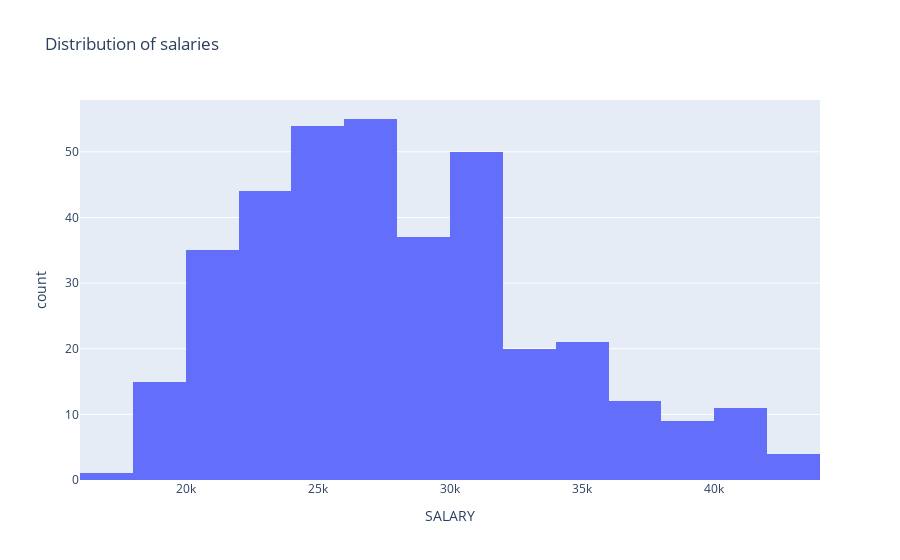

The notebook cell saved with this chart:
### Markdown cell above
First we may want to know which amounts of salary appear how often amongst the 474 observations.

### Code cell
fig = plx.histogram(df,
    x = "SALARY",
    title = "Distribution of salaries"
)
fig = go.Figure(fig)
#fig.write_image("plots/distribution_of_salaries.png")
fig.show()

### Figure 1 — Plotly figure (JSON) as saved in the notebook; plotly's stock layout.template omitted (floating-point values rounded to 4 significant figures; data arrays with more than 128 entries replaced by an {"elided": "..."} marker saying what was removed)
{"data": [{"alignmentgroup": "True", "bingroup": "x", "hovertemplate": "SALARY=%{x}<br>count=%{y}<extra></extra>", "legendgroup": "", "marker": {"color": "#636efa"}, "name": "", "offsetgroup": "", "orientation": "v", "showlegend": false, "type": "histogram", "x": {"elided": "368 int values"}, "xaxis": "x", "yaxis": "y"}], "layout": {"barmode": "relative", "legend": {"tracegroupgap": 0}, "title": {"text": "Distribution of salaries"}, "xaxis": {"anchor": "y", "domain": [0, 1], "title": {"text": "SALARY"}}, "yaxis": {"anchor": "x", "domain": [0, 1], "title": {"text": "count"}}}}
